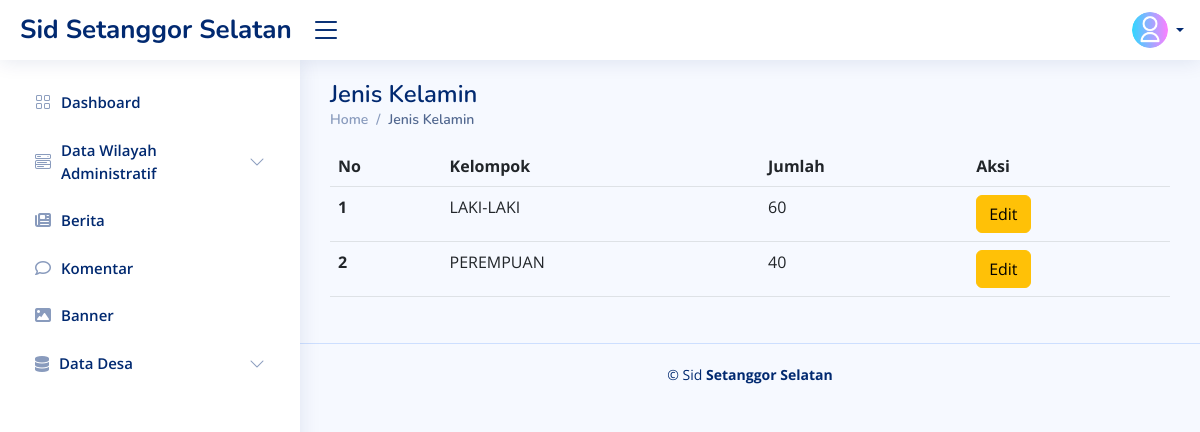
/index.php/admin_data_desa/jenis_kelamin, run on the app's committed database.
### tables this page shows
CREATE TABLE `jenis_kelamin` (
  `id` int(11) NOT NULL,
  `kelompok` varchar(50) NOT NULL,
  `jumlah` int(10) NOT NULL
);

### application/helpers/sid_helper.php (called while the page is built, shortened)
<?php
function viewAdmin($folder, $file, $data)
{
    $ci = get_instance();
    $ci->load->view('admin/tamplates/header', $data);
    $ci->load->view('admin/tamplates/sidebar', $data);
    $ci->load->view('admin/' . $folder . '/' . $file, $data);
}

### application/controllers/Admin_data_desa.php (called while the page is built, shortened)
<?php
class Admin_data_desa extends CI_Controller{
    public function jenis_kelamin(){
        $data['title'] = "Pendidikan Di Tempuh";
        $data['data'] = $this->db->get('jenis_kelamin')->result_array();
        viewAdmin('Data_desa','jenis_kelamin',$data);
    }
}

### index.php (called while the page is built, shortened)
<?php
require_once BASEPATH.'core/CodeIgniter.php';

### application/views/admin/Data_desa/jenis_kelamin.php (the view, shortened to what this page needs)
<main id="main" class="main">
  <div class="pagetitle">
    <h1>Jenis Kelamin</h1>
    <nav>
      <ol class="breadcrumb">
        <li class="breadcrumb-item"><a href="index.html">Home</a></li>
        <li class="breadcrumb-item active">Jenis Kelamin</li>
      </ol>
    </nav>
  <section class="section dashboard">
    <div class="row">
      <div class="col-lg-12">
        <table class="table">
          <thead>
            <tr>
              <th scope="col">No</th>
              <th scope="col">Kelompok</th>
              <th scope="col">Jumlah</th>
              <th scope="col">Aksi</th>
            </tr>
          </thead>
          <tbody>
            <?php $no = 1; ?>
            <?php foreach ($data as $row) : ?>
              <tr>
                <th scope="row"><?= $no; ?></th>
                <td><?= $row['kelompok']; ?></td>
                <td><?= $row['jumlah']; ?></td>
                <td>
                  <a href="<?= base_url(); ?>Admin_data_desa/edit_jenis_kelamin/<?= $row['id']; ?>" class="btn btn-warning">Edit</a>
                </td>
              </tr>
              <?php $no++; ?>
            <?php endforeach; ?>
          </tbody>
        </table>
      </div>
    </div>
  </section>
</main>

### assets/admin/assets/css/style.css (style rules this page uses)
:root { scroll-behavior: smooth; }
body { font-family: "Open Sans", sans-serif; background: #f6f9ff; color: #444444; }
a { color: #4154f1; text-decoration: none; }
h1, h2, h3, h4, h5, h6 { font-family: "Nunito", sans-serif; }
#main { margin-top: 60px; padding: 20px 30px; transition: all 0.3s; }
.pagetitle { margin-bottom: 10px; }
.pagetitle h1 { font-size: 24px; margin-bottom: 0; font-weight: 600; color: #012970; }
.breadcrumb { font-size: 14px; font-family: "Nunito", sans-serif; color: #899bbd; font-weight: 600; }
.breadcrumb a { color: #899bbd; transition: 0.3s; }
.breadcrumb .breadcrumb-item::before { color: #899bbd; }
.breadcrumb .active { color: #51678f; font-weight: 600; }
@media (min-width: 1200px) { #main, #footer { margin-left: 300px; } }

### data on the page
jenis_kelamin: kelompok "LAKI-LAKI", jumlah "60"
jenis_kelamin: kelompok "PEREMPUAN", jumlah "40"
